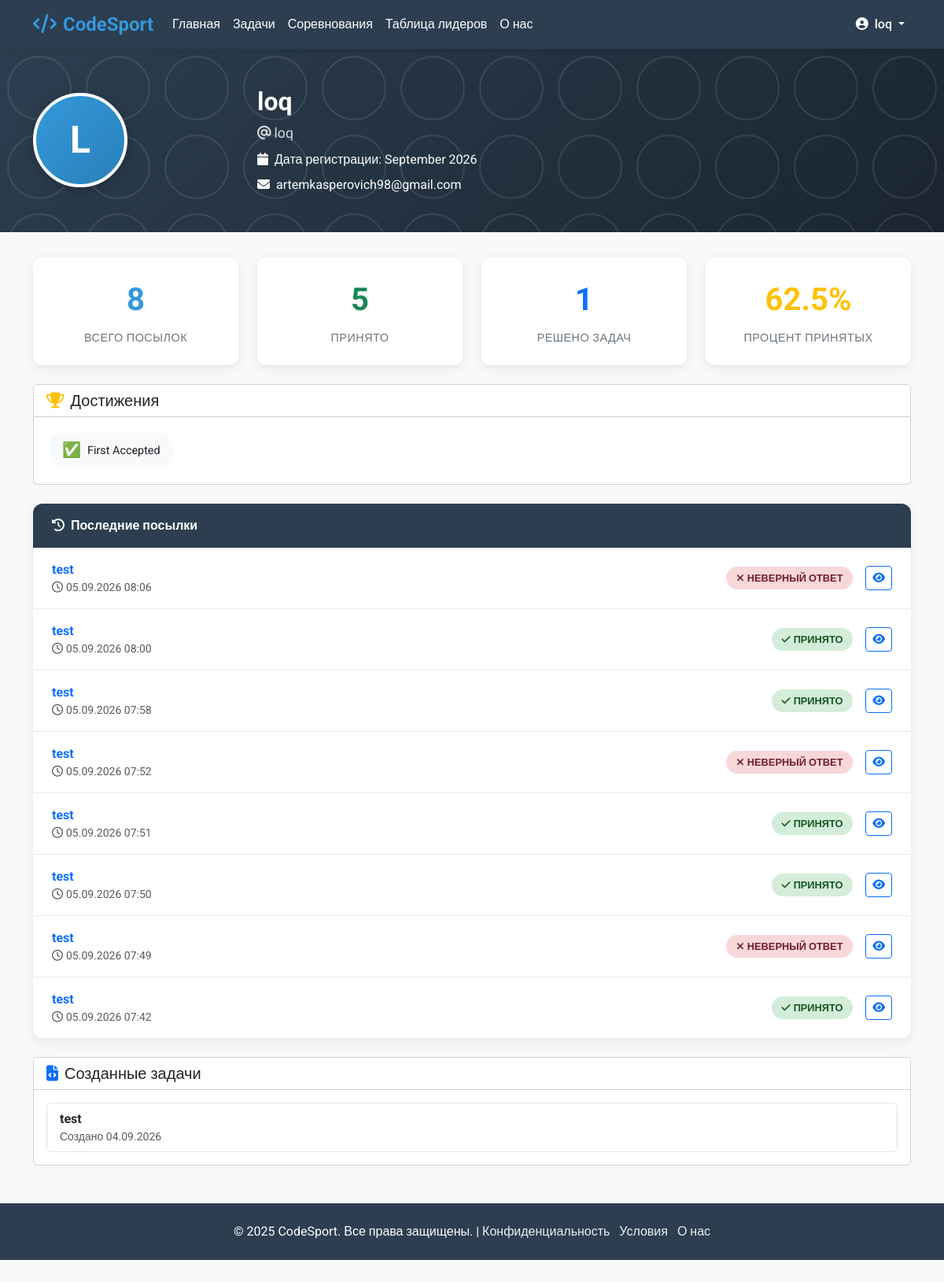
/profile/ (signed in), run on the app's committed database.
### LearnApp/models.py (models this page shows, shortened)
class Submission(models.Model):
    VERDICT_CHOICES = [
        ('accepted', 'Accepted'),
        ('wrong_answer', 'Wrong Answer'),
        ('time_limit_exceeded', 'Time Limit Exceeded'),
        ('runtime_error', 'Runtime Error'),
        ('compilation_error', 'Compilation Error'),
    ]
    LANGUAGE_CHOICES = [
        ('python', 'Python'),
        ('cpp', 'C++'),
        ('java', 'Java'),
    ]
    problem = models.ForeignKey(Problem, on_delete=models.CASCADE)
    user = models.ForeignKey(User, on_delete=models.CASCADE)
    code = models.TextField()
    language = models.CharField(max_length=20, choices=LANGUAGE_CHOICES)
    verdict = models.CharField(max_length=20, choices=VERDICT_CHOICES, blank=True)
    submitted_at = models.DateTimeField(auto_now_add=True)
    execution_time = models.FloatField(null=True, blank=True)
    test_cases_passed = models.IntegerField(default=0)
    total_test_cases = models.IntegerField(default=0)
    class Meta:
        ordering = ['-submitted_at']

class Problem(models.Model):
    DIFFICULTY_CHOICES = [
        ('easy', 'Easy'),
        ('medium', 'Medium'),
        ('hard', 'Hard'),
    ]
    title = models.CharField(max_length=200)
    description = models.TextField()
    author = models.ForeignKey(User, on_delete=models.CASCADE)
    created_at = models.DateTimeField(auto_now_add=True)
    difficulty = models.CharField(max_length=10, choices=DIFFICULTY_CHOICES)
    time_limit = models.IntegerField(default=1, help_text="Time limit in seconds")
    memory_limit = models.IntegerField(default=256, help_text="Memory limit in MB")
    template_code = models.TextField(blank=True, help_text="Initial code template for users")

### LearnApp/views.py (the view)
# urls.py: path('profile/', views.profile, name='profile'),
@login_required
def profile(request, username=None):
    if username:
        profile_user = get_object_or_404(User, username=username)
    else:
        profile_user = request.user
    user_submissions = Submission.objects.filter(user=profile_user).order_by('-submitted_at')
    total_submissions = user_submissions.count()
    accepted_submissions = user_submissions.filter(verdict='accepted').count()
    problems_solved = user_submissions.filter(verdict='accepted').values('problem').distinct().count()
    acceptance_rate = 0
    if total_submissions > 0:
        acceptance_rate = round((accepted_submissions / total_submissions) * 100, 1)
    recent_submissions = user_submissions[:10]
    created_problems = Problem.objects.filter(author=profile_user).order_by('-created_at')[:5]
    achievements = []
    if accepted_submissions >= 1:
        achievements.append({'icon': '✅', 'name': 'First Accepted'})
    if accepted_submissions >= 10:
        achievements.append({'icon': '🏆', 'name': '10 Accepted'})
    if accepted_submissions >= 50:
        achievements.append({'icon': '👑', 'name': '50 Accepted'})
    if problems_solved >= 5:
        achievements.append({'icon': '🎯', 'name': '5 Problems Solved'})
    if problems_solved >= 20:
        achievements.append({'icon': '🚀', 'name': '20 Problems Solved'})
    if total_submissions >= 100:
        achievements.append({'icon': '💪', 'name': '100 Submissions'})
    context = {
        'profile_user': profile_user,
        'total_submissions': total_submissions,
        'accepted_submissions': accepted_submissions,
        'problems_solved': problems_solved,
        'acceptance_rate': acceptance_rate,
        'recent_submissions': recent_submissions,
        'created_problems': created_problems,
        'achievements': achievements,
    }
    return render(request, 'main/profile.html', context)

### templates/main/profile.html (shortened to what this page needs)
<!DOCTYPE html>
<html lang="ru">
<head>
    <link href="https://cdn.jsdelivr.net/npm/bootstrap@5.3.0/dist/css/bootstrap.min.css" rel="stylesheet">
    <link rel="stylesheet" href="https://cdnjs.cloudflare.com/ajax/libs/font-awesome/6.4.0/css/all.min.css">
</head>
<body>
    <nav class="navbar navbar-expand-lg navbar-dark sticky-top">
        <div class="container">
            <a class="navbar-brand" href="{% url 'home' %}">
                <i class="fas fa-code me-2"></i>CodeSport
            </a>
            <div class="collapse navbar-collapse" id="navbarNav">
                <ul class="navbar-nav me-auto">
                    <li class="nav-item"><a class="nav-link" href="{% url 'home' %}">Главная</a></li>
                    <li class="nav-item"><a class="nav-link" href="{% url 'problems' %}">Задачи</a></li>
                    <li class="nav-item"><a class="nav-link" href="{% url 'contests' %}">Соревнования</a></li>
                    <li class="nav-item"><a class="nav-link" href="{% url 'leaderboard' %}">Таблица лидеров</a></li>
                    <li class="nav-item"><a class="nav-link" href="{% url 'about' %}">О нас</a></li>
                </ul>
                <ul class="navbar-nav">
                    {% if user.is_authenticated %}
                    <li class="nav-item dropdown">
                        <a class="nav-link dropdown-toggle" href="#" id="navbarDropdown" role="button" data-bs-toggle="dropdown">
                            <i class="fas fa-user-circle me-1"></i> {{ user.username }}
                        </a>
                    </li>
                    {% else %}
                    <li class="nav-item"><a class="nav-link" href="{% url 'login' %}">Вход</a></li>
                    <li class="nav-item"><a class="nav-link" href="{% url 'login' %}">Регистрация</a></li>
                    {% endif %}
                </ul>
            </div>
        </div>
    </nav>
    <div class="profile-header">
        <div class="container">
            <div class="row align-items-center">
                <div class="col-md-3 text-center mb-3 mb-md-0">
                    <div class="profile-avatar">
                        {{ profile_user.username|first|upper }}
                    </div>
                </div>
                <div class="col-md-9 profile-info">
                    <h1 class="profile-name">{{ profile_user.get_full_name|default:profile_user.username }}</h1>
                    <p class="profile-username mb-2">
                        <i class="fas fa-at me-1"></i>{{ profile_user.username }}
                    </p>
                    <p class="mb-2">
                        <i class="fas fa-calendar me-2"></i>Дата регистрации: {{ profile_user.date_joined|date:"F Y" }}
                    </p>
                    <p class="mb-0">
                        <i class="fas fa-envelope me-2"></i>{{ profile_user.email|default:"Электронная почта не указана" }}
                    </p>
                </div>
            </div>
        </div>
    </div>
    <div class="container">
        <div class="row g-4 mb-4">
            <div class="col-md-3 col-sm-6">
                <div class="stat-card">
                    <div class="stat-number">{{ total_submissions }}</div>
                    <div class="stat-label">Всего посылок</div>
                </div>
            </div>
            <div class="col-md-3 col-sm-6">
                <div class="stat-card">
                    <div class="stat-number text-success">{{ accepted_submissions }}</div>
                    <div class="stat-label">Принято</div>
                </div>
            </div>
            <div class="col-md-3 col-sm-6">
                <div class="stat-card">
                    <div class="stat-number text-primary">{{ problems_solved }}</div>
                    <div class="stat-label">Решено задач</div>
                </div>
            </div>
            <div class="col-md-3 col-sm-6">
                <div class="stat-card">
                    <div class="stat-number text-warning">{{ acceptance_rate }}%</div>
                    <div class="stat-label">Процент принятых</div>
                </div>
            </div>
        </div>
        {% if achievements %}
        <div class="card mb-4">
            <div class="card-header bg-white">
                <h5 class="mb-0"><i class="fas fa-trophy me-2 text-warning"></i>Достижения</h5>
            </div>
            <div class="card-body">
                {% for achievement in achievements %}
                <span class="achievement-badge">
                    <span class="achievement-icon">{{ achievement.icon }}</span>
                    {{ achievement.name }}
                </span>
                {% endfor %}
            </div>
        </div>
        {% endif %}
        <div class="recent-submissions">
            <div class="recent-submissions-header">
                <i class="fas fa-history me-2"></i>Последние посылки
            </div>
            {% if recent_submissions %}
                {% for submission in recent_submissions %}
                <div class="submission-item">
                    <div>
                        <a href="{% url 'problem_detail' submission.problem.id %}" class="text-decoration-none">
                            <strong>{{ submission.problem.title }}</strong>
                        </a>
                        <div class="text-muted small">
                            <i class="far fa-clock me-1"></i>{{ submission.submitted_at|date:"d.m.Y H:i" }}
                        </div>
                    </div>
                    <div class="d-flex align-items-center gap-3">
                        <span class="verdict-badge verdict-{{ submission.verdict }}">
                            {% if submission.verdict == 'accepted' %}
                                <i class="fas fa-check me-1"></i>Принято
                            {% elif submission.verdict == 'wrong_answer' %}
                                <i class="fas fa-times me-1"></i>Неверный ответ
                            {% elif submission.verdict == 'time_limit_exceeded' %}
                                <i class="fas fa-hourglass-half me-1"></i>Превышено время
                            {% elif submission.verdict == 'runtime_error' %}
                                <i class="fas fa-bug me-1"></i>Ошибка выполнения
                            {% elif submission.verdict == 'compilation_error' %}
                                <i class="fas fa-times-circle me-1"></i>Ошибка компиляции
                            {% else %}
                                {{ submission.verdict|title }}
                            {% endif %}
                        </span>
                        <a href="{% url 'submission_result' submission.id %}" class="btn btn-sm btn-outline-primary">
                            <i class="fas fa-eye"></i>
                        </a>
                    </div>
                </div>
                {% endfor %}
            {% else %}
                <div class="text-center py-4 text-muted">
                    <i class="fas fa-inbox mb-2" style="font-size: 2rem;"></i>
                    <p class="mb-0">Пока нет посылок</p>
                </div>
            {% endif %}
        </div>
        {% if created_problems %}
        <div class="card mt-4">
            <div class="card-header bg-white">
                <h5 class="mb-0"><i class="fas fa-file-code me-2 text-primary"></i>Созданные задачи</h5>
            </div>
            <div class="card-body">
                <div class="list-group">
                    {% for problem in created_problems %}
                    <a href="{% url 'problem_detail' problem.id %}" class="list-group-item list-group-item-action d-flex justify-content-between align-items-center">
                        <div>
                            <strong>{{ problem.title }}</strong>
                            <div class="text-muted small">Создано {{ problem.created_at|date:"d.m.Y" }}</div>
                        </div>
                        <span class="badge bg-{{ problem.difficulty }}">
                        </span>
                    </a>
                    {% endfor %}
                </div>
            </div>
        </div>
        {% endif %}
    </div>
    <footer class="footer mt-5">
        <div class="container text-center">
            <p class="mb-0">&copy; 2025 CodeSport. Все права защищены. |
                <a href="#" class="me-2">Конфиденциальность</a>
                <a href="#" class="me-2">Условия</a>
                <a href="{% url 'about' %}">О нас</a>
            </p>
        </div>
    </footer>
</body>
</html>

### templates/main/profile.html (style rules this page uses)
:root { --primary: #3498db; --secondary: #2c3e50; --accent: #e74c3c; --light: #ecf0f1; --dark: #2c3e50; --success: #2ecc71; --warning: #f39c12; }
body { font-family: 'Roboto', sans-serif; background-color: #f8f9fa; color: #333; padding-bottom: 3rem; }
.navbar { background-color: var(--secondary); box-shadow: 0 2px 10px rgba(0, 0, 0, 0.1); }
.navbar-brand { font-weight: 700; color: var(--primary) !important; font-size: 1.5rem; }
.nav-link { color: white !important; font-weight: 500; transition: color 0.3s; }
.profile-header { background: linear-gradient(135deg, var(--secondary) 0%, #1a2530 100%); color: white; padding: 3rem 0; margin-bottom: 2rem; position: relative; overflow: hidden; }
.profile-header::before { content: ''; position: absolute; top: 0; left: 0; right: 0; bottom: 0; background-size: 100px 100px; }
.profile-avatar { width: 120px; height: 120px; border-radius: 50%; background: linear-gradient(135deg, var(--primary) 0%, #2980b9 100%); display: flex; align-items: center; justify-content: center; font-size: 3rem; font-weight: 700; color: white; border: 4px solid white; box-shadow: 0 4px 15px rgba(0,0,0,0.2); position: relative; z-index: 1; }
.profile-info { position: relative; z-index: 1; }
.profile-name { font-size: 2rem; font-weight: 700; margin-bottom: 0.5rem; }
.profile-username { color: rgba(255,255,255,0.8); font-size: 1.1rem; }
.stat-card { background: white; border-radius: 12px; padding: 1.5rem; box-shadow: 0 4px 15px rgba(0,0,0,0.08); transition: transform 0.3s, box-shadow 0.3s; text-align: center; height: 100%; }
.stat-number { font-size: 2.5rem; font-weight: 700; color: var(--primary); margin-bottom: 0.5rem; }
.stat-label { font-size: 0.9rem; text-transform: uppercase; letter-spacing: 0.5px; color: #6c757d; font-weight: 500; }
.recent-submissions { background: white; border-radius: 12px; box-shadow: 0 4px 15px rgba(0,0,0,0.08); overflow: hidden; }
.recent-submissions-header { background: var(--secondary); color: white; padding: 1rem 1.5rem; font-weight: 600; }
.submission-item { padding: 1rem 1.5rem; border-bottom: 1px solid #e9ecef; transition: background-color 0.2s; display: flex; align-items: center; justify-content: space-between; }
.submission-item:last-child { border-bottom: none; }
.verdict-badge { padding: 0.3rem 0.8rem; border-radius: 20px; font-size: 0.8rem; font-weight: 600; text-transform: uppercase; }
.verdict-accepted { background-color: #d4edda; color: #155724; }
.verdict-wrong_answer { background-color: #f8d7da; color: #721c24; }
.achievement-badge { display: inline-flex; align-items: center; gap: 0.5rem; padding: 0.5rem 1rem; background: #f8f9fa; border-radius: 20px; margin: 0.25rem; font-size: 0.9rem; }
.achievement-icon { font-size: 1.2rem; }
.footer { background-color: var(--secondary); color: white; padding: 1.5rem 0; margin-top: 3rem; }
.footer a { color: var(--light); text-decoration: none; }

### data on the page
Submission: problem "test", submitted_at "05.09.2026 08:06", verdict "wrong_answer" (drawn)
Submission: problem "test", submitted_at "05.09.2026 08:00", verdict "accepted" (drawn)
Submission: problem "test", submitted_at "05.09.2026 07:58", verdict "accepted" (drawn)
Submission: problem "test", submitted_at "05.09.2026 07:52", verdict "wrong_answer" (drawn)
Submission: problem "test", submitted_at "05.09.2026 07:51", verdict "accepted" (drawn)
Submission: problem "test", submitted_at "05.09.2026 07:50", verdict "accepted" (drawn)
Submission: problem "test", submitted_at "05.09.2026 07:49", verdict "wrong_answer" (drawn)
Submission: problem "test", submitted_at "05.09.2026 07:42", verdict "accepted" (drawn)
Problem: title "test", created_at "04.09.2026"

### other printed values
{{ user.username }} "loq"
{{ profile_user.username|first|upper }} "L"
{{ profile_user.get_full_name|default:profile_user.username }} "loq"
{{ profile_user.username }} "loq"
{{ profile_user.date_joined|date:"F Y" }} "September 2026"
{{ profile_user.email|default:"Электронная почта не указана" }} "artemkasperovich98@gmail.com"
{{ total_submissions }} "8"
{{ accepted_submissions }} "5"
{{ problems_solved }} "1"
{{ acceptance_rate }} "62.5"
{{ achievement.icon }} "✅"
{{ achievement.name }} "First Accepted"
